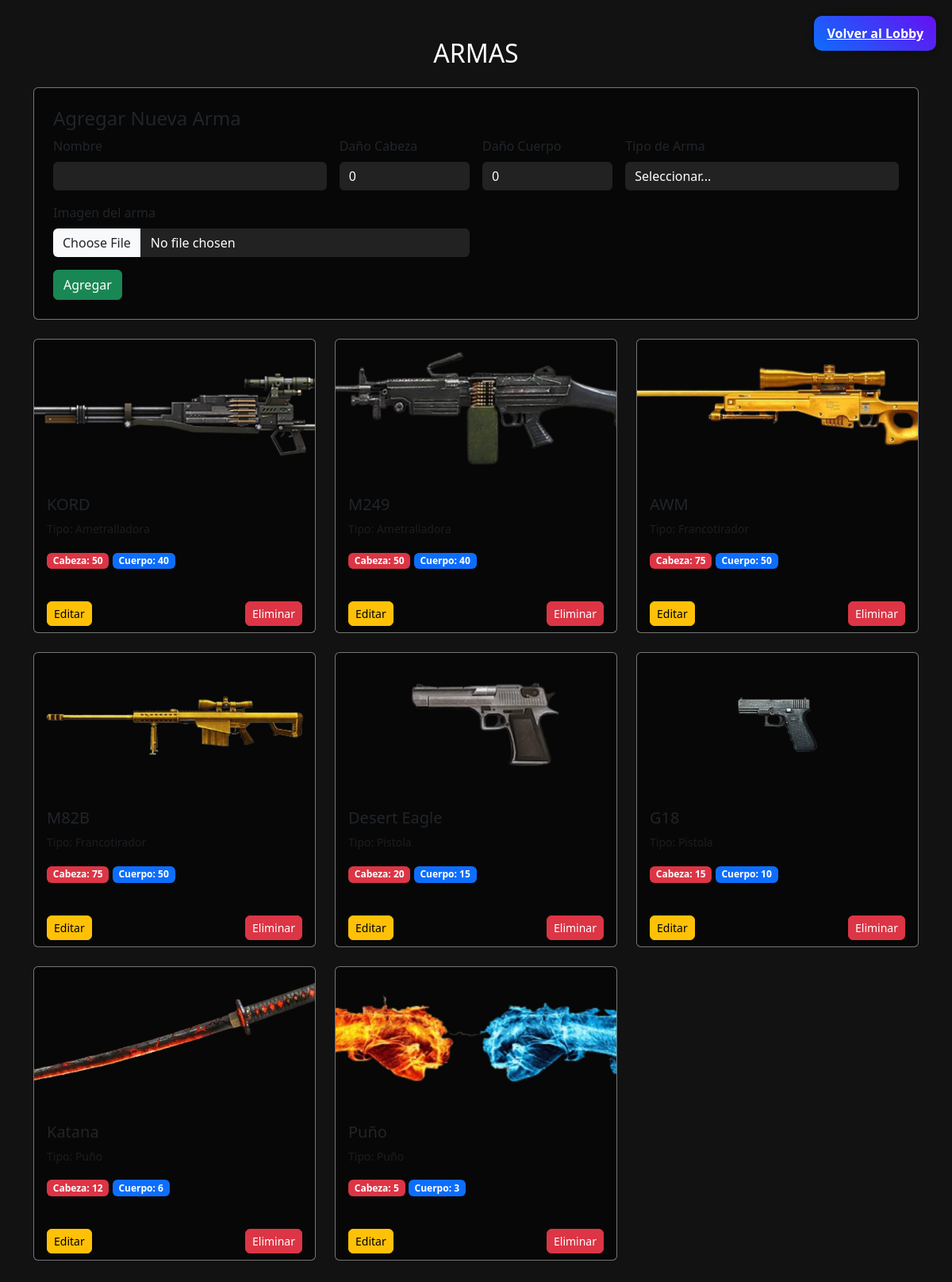
Page /modulo/ADMIN/armas.php on the committed database.
### tables this page shows
CREATE TABLE `armas` (
  `id_armas` int(11) NOT NULL,
  `nombre` varchar(50) NOT NULL,
  `dano_cabeza` int(11) NOT NULL,
  `dano_cuerpo` int(11) NOT NULL,
  `imagen` varchar(255) DEFAULT NULL,
  `id_tipo_arma` int(11) DEFAULT NULL
);

CREATE TABLE `tipo_armas` (
  `id_tipo_arma` int(11) NOT NULL,
  `nombre` varchar(50) NOT NULL,
  `tipo` varchar(50) DEFAULT NULL
);

### modulo/ADMIN/armas.php (the view, shortened to what this page needs)
<?php
$db = new Database();
$pdo = $db->conectar();
$id_user = $_SESSION['id_user'];
$stmtNivel = $pdo->prepare("SELECT id_niveles FROM usuario WHERE id_user = ?");
$stmtNivel->execute([$id_user]);
$nivel = $stmtNivel->fetchColumn();
if ($nivel == 1) {
    $armasStmt = $pdo->prepare("
        SELECT a.*, t.nombre AS tipo_nombre
        FROM armas a
        JOIN tipo_armas t ON a.id_tipo_arma = t.id_tipo_arma
        WHERE t.nombre IN ('Puño', 'Pistola')
        ORDER BY t.nombre, a.nombre
    ");
    $armasStmt->execute();
} else {
    $armasStmt = $pdo->query("
        SELECT a.*, t.nombre AS tipo_nombre
        FROM armas a
        JOIN tipo_armas t ON a.id_tipo_arma = t.id_tipo_arma
        ORDER BY t.nombre, a.nombre
    ");
}
$armas = $armasStmt->fetchAll(PDO::FETCH_ASSOC);
$editar = null;
?>
<!doctype html>
<html lang="es">
<head>
  <link href="https://cdn.jsdelivr.net/npm/bootstrap@5.3.2/dist/css/bootstrap.min.css" rel="stylesheet">
</head>
<body>
<a href="index.php" class="btn-lobby">Volver al Lobby</a>
<div class="container py-5">
  <h2 class="text-center mb-4">ARMAS</h2>
  <div class="card mb-4 p-4">
    <h4><?= $editar ? 'Editar Arma' : 'Agregar Nueva Arma' ?></h4>
    <form method="POST" enctype="multipart/form-data">
      <div class="row g-3">
        <div class="col-md-4">
          <label class="form-label">Nombre</label>
          <input type="text" name="nombre" class="form-control" required value="<?= $editar['nombre'] ?? '' ?>">
        </div>
        <div class="col-md-2">
          <label class="form-label">Daño Cabeza</label>
          <input type="number" name="dano_cabeza" class="form-control" value="<?= $editar['dano_cabeza'] ?? 0 ?>">
        </div>
        <div class="col-md-2">
          <label class="form-label">Daño Cuerpo</label>
          <input type="number" name="dano_cuerpo" class="form-control" value="<?= $editar['dano_cuerpo'] ?? 0 ?>">
        </div>
        <div class="col-md-4">
          <label class="form-label">Tipo de Arma</label>
          <select name="id_tipo_arma" class="form-select" required>
            <option value="">Seleccionar...</option>
          </select>
        </div>
        <div class="col-md-6">
          <label class="form-label">Imagen del arma</label>
          <input type="file" name="imagen" class="form-control">
        </div>
        <div class="col-12">
          <button type="submit" class="btn btn-success"><?= $editar ? 'Actualizar' : 'Agregar' ?></button>
        </div>
      </div>
    </form>
  </div>
  <div class="row g-4">
    <?php foreach ($armas as $arma): ?>
      <div class="col-md-4">
        <div class="card h-100">
          <?php
            $imgPath = "../../" . $arma['imagen'];
            $imgFullPath = __DIR__ . "/../../" . $arma['imagen'];
            if ($arma['imagen'] && file_exists($imgFullPath)) {
              echo '<img src="'.$imgPath.'" class="card-img-top" alt="'.htmlspecialchars($arma['nombre']).'" style="height:180px;object-fit:cover;">';
            } else {
              echo '<div class="no-image">Sin imagen</div>';
            }
          ?>
          <div class="card-body">
            <h5><?= htmlspecialchars($arma['nombre']) ?></h5>
            <p class="small text-muted">Tipo: <?= htmlspecialchars($arma['tipo_nombre']) ?></p>
            <p>
              <span class="badge bg-danger">Cabeza: <?= intval($arma['dano_cabeza']) ?></span>
              <span class="badge bg-primary">Cuerpo: <?= intval($arma['dano_cuerpo']) ?></span>
            </p>
          </div>
          <div class="card-footer d-flex justify-content-between">
            <a href="?editar=<?= $arma['id_armas'] ?>" class="btn btn-warning btn-sm">Editar</a>
            <a href="?eliminar=<?= $arma['id_armas'] ?>" class="btn btn-danger btn-sm" onclick="return confirm('¿Eliminar esta arma?')">Eliminar</a>
          </div>
        </div>
      </div>
    <?php endforeach; ?>
  </div>
</div>
</body>
</html>

### modulo/ADMIN/armas.php (style rules this page uses)
body { background:#121212; color:#fff; }
.card { background:rgba(0, 0, 0, 0.6); border:1px solid rgba(148, 145, 145, 0.8); }
.btn { border-radius:6px; }
.form-control, .form-select { background:#222; border:none; color:#fff; }
.btn-lobby { position: fixed; top: 20px; right: 20px; background: linear-gradient(45deg, #0d6efd, #6610f2); color: #fff; font-weight: bold; border: none; padding: 10px 16px; border-radius: 10px; box-shadow: 0 0 10px rgba(0,0,0,0.3); transition: transform 0.2s, box-shadow 0.2s; z-index: 1000; }

### rows in the picture
armas: imagen (picture), nombre "KORD", id_tipo_arma.nombre "Ametralladora", dano_cabeza "50", dano_cuerpo "40"
armas: imagen (picture), nombre "M249", id_tipo_arma.nombre "Ametralladora", dano_cabeza "50", dano_cuerpo "40"
armas: imagen (picture), nombre "AWM", id_tipo_arma.nombre "Francotirador", dano_cabeza "75", dano_cuerpo "50"
armas: imagen (picture), nombre "M82B", id_tipo_arma.nombre "Francotirador", dano_cabeza "75", dano_cuerpo "50"
armas: imagen (picture), nombre "Desert Eagle", id_tipo_arma.nombre "Pistola", dano_cabeza "20", dano_cuerpo "15"
armas: imagen (picture), nombre "G18", id_tipo_arma.nombre "Pistola", dano_cabeza "15", dano_cuerpo "10"
armas: imagen (picture), nombre "Katana", id_tipo_arma.nombre "Puño", dano_cabeza "12", dano_cuerpo "6"
armas: imagen (picture), nombre "Puño", id_tipo_arma.nombre "Puño", dano_cabeza "5", dano_cuerpo "3"
